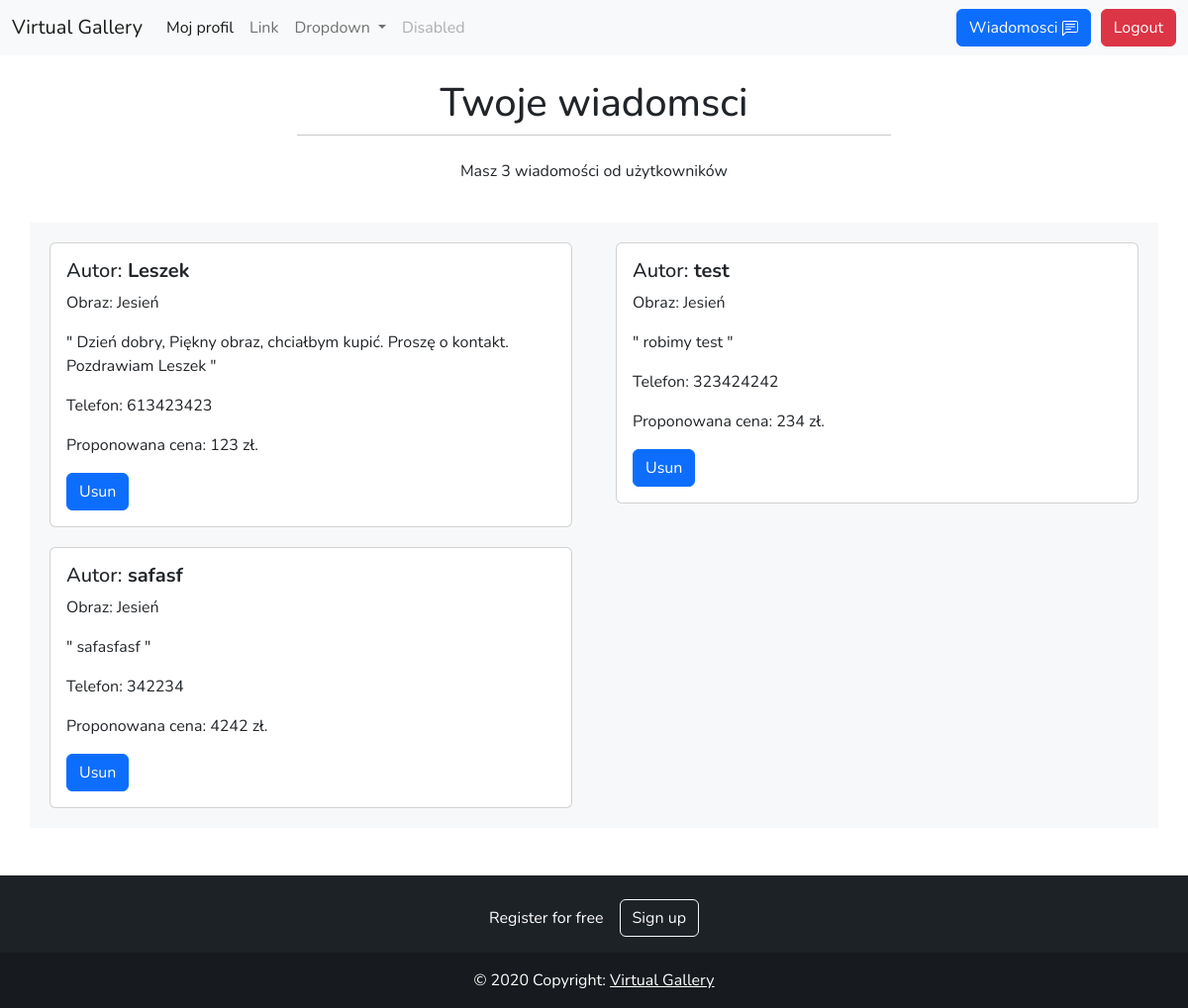
The page /wiadomosci/ (signed in) on the database its author committed.
### Virtual_Gallery/models.py (models this page shows)
class Wiadomosc(models.Model):
    autor = models.ForeignKey(User, on_delete=models.CASCADE, null=True, blank=True)
    imie = models.CharField(verbose_name='Imię',max_length=20, null=True, blank=False)
    obraz = models.ForeignKey(Obraz, on_delete=models.CASCADE, null=True, blank=False)
    wiadomosc = models.TextField(verbose_name='Wiadomość',max_length=200,null=True, blank=False)
    telefon = models.PositiveSmallIntegerField(blank=False, null=True)
    proponowana_cena = models.PositiveIntegerField(verbose_name='Zaproponuj cenę',blank=True, null=True)

class Obraz(models.Model):
    grafika = models.ImageField(upload_to="grafiki", null=True, blank=True)
    tytul = models.CharField(max_length=30, null=True, blank=False)
    cena = models.FloatField(null=True, blank=True)
    wlasciciel = models.ForeignKey(User, on_delete=models.CASCADE, null=True,blank=True)
    opis = models.TextField(max_length=200, blank=True, null=True)
    def __str__(self):
        return self.tytul

### Virtual_Gallery/views.py (the view)
# urls.py: path('wiadomosci/', wiadomosciView, name='wiadomosci'),
def wiadomosciView(request):
    wiadmosci = Wiadomosc.objects.filter(autor = request.user)
    return render(request, 'wiadomosci.html', {'wiadomosci':wiadmosci})

### templates/wiadomosci.html (shortened to what this page needs)
{% extends 'main.html' %}
{% load static %}
{% load bootstrap %}
{% block strona %}
<br>
<h1 style="text-align: center;">Twoje wiadomsci</h1>
<hr style="width: 50%; margin: auto;">
<br>
<p style="text-align: center;">Masz {{wiadomosci.count}} wiadomości od użytkowników</p>
<br>
<div class="container" style="background-color: #f6f8fa; padding: 10px;">
    <div class="row">
        {% for Wiadomosc in wiadomosci %}
        <div class="col-sm-6 mb-3 mb-sm-0">
          <div class="card" style="margin: 10px;">
            <div class="card-body">
              <h5 class="card-title">Autor:<strong> {{Wiadomosc.imie}} </strong></h5>
              <p class="card-text">Obraz: {{Wiadomosc.obraz}}</p>
              <p class="card-text">" {{Wiadomosc.wiadomosc}} "</p>
              <p class="card-text">Telefon: {{Wiadomosc.telefon}}</p>
              <p class="card-text">Proponowana cena: {{Wiadomosc.proponowana_cena}} zł.</p>
              <a href="{% url 'usun_wiadomosc' Wiadomosc.id %}" class="btn btn-primary" >Usun</a>
            </div>
          </div>
        </div>
        {% endfor %}
    </div>
</div>
{% endblock %}

### templates/main.html (shortened to what this page needs)
{% load static %}
<!DOCTYPE html>
<html lang="en">
<head>
    <link href="https://cdn.jsdelivr.net/npm/bootstrap@5.2.3/dist/css/bootstrap.min.css" rel="stylesheet">
    <link rel="stylesheet" type="text/css" href="{% static 'css\style.css' %}">
</head>
<body>
    <nav class="navbar navbar-expand-lg sticky-top bg-light">
        <div class="container-fluid">
          <a class="navbar-brand" href="{% url 'glowna' %}">Virtual Gallery</a>
          <div class="collapse navbar-collapse" id="navbarSupportedContent">
            <ul class="navbar-nav me-auto mb-2 mb-lg-0">
              <li class="nav-item">
                <a class="nav-link active" aria-current="page" href="{% url 'profil' %}">Moj profil</a>
              </li>
              <li class="nav-item">
                <a class="nav-link" href="#">Link</a>
              </li>
              <li class="nav-item dropdown">
                <a class="nav-link dropdown-toggle" href="#" role="button" data-bs-toggle="dropdown" aria-expanded="false">
                  Dropdown
                </a>
              </li>
              <li class="nav-item">
                <a class="nav-link disabled">Disabled</a>
              </li>
            </ul>
            {% if user.is_authenticated %}
            <a href="{% url 'wiadomosci' %}" class="btn btn-primary" style="margin: 0px 10px 0px 10px;"> Wiadomosci
            </a>
            <a href="{% url 'Logout' %}" class="btn btn-danger" >Logout</a>
            {% else %}
              <a href="{% url 'Login' %}" class="btn btn-primary" style="margin: 0px 10px 0px 10px;">Login</a>
              <a href="{% url 'Register' %}" class="btn btn-primary" >Register</a>
            {%endif%}
          </div>
        </div>
      </nav>
      {% block strona %}
      {% endblock %}
    <br>
    <br>
    <section class="" style="clear:both; position: relative; bottom: 0;" >
        <footer class="text-center text-white" style="background-color: #1d2227;">
          <div class="container p-4 pb-0">
            <section class="">
              <p class="d-flex justify-content-center align-items-center">
                <span class="me-3">Register for free</span>
                <a href="" class="btn btn-outline-light btn-rounded" >Sign up</a>
              </p>
            </section>
          </div>
          <div class="text-center p-3" style="background-color: rgba(0, 0, 0, 0.2);">
            © 2020 Copyright:
            <a class="text-white" href="">Virtual Gallery</a>
          </div>
        </footer>
      </section>
</body>
</html>

### static/css/style.css (style rules this page uses)
* { font-family: 'Nunito', sans-serif; }

### rows shown on the page
Wiadomosc: imie "Leszek", obraz "Jesień", wiadomosc "Dzień dobry, Piękny obraz, chciałbym kupić. Proszę o kontakt. Pozdrawiam Leszek", telefon "613423423", proponowana_cena "123"
Wiadomosc: imie "test", obraz "Jesień", wiadomosc "robimy test", telefon "323424242", proponowana_cena "234"
Wiadomosc: imie "safasf", obraz "Jesień", wiadomosc "safasfasf", telefon "342234", proponowana_cena "4242"

### other values the page prints
{{ wiadomosci.count }} "3"
